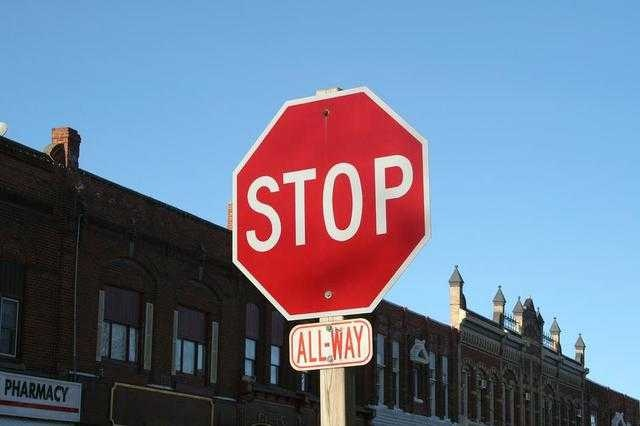
%> input picture STOP_IMAGES_version_2/STOP_IMAGES/6B16XQW53PXG.jpg, 640 x 426 px
$ octave detect.m   (GNU Octave 9; MATLAB toolbox functions it lacks are replaced by stand-ins)
%> lines starting %> are read from the running program, lines starting %| are printed output that depends on the picture; in (x1, y1, x2, y2) boxes, pixels count from 0 and x2, y2 are one past the last pixel; in counts of white or black regions, pixels touching at a corner belong together; the program's own positions count from 1
close all;
clear; clc;
raw_image = imread('6B16XQW53PXG.jpg');
%> raw_image is the input picture: size 426x640x3 uint8; mean R, G, B 108.5, 119.9, 143.1
template = imread("QRC3DEK4DEQG.jpg");
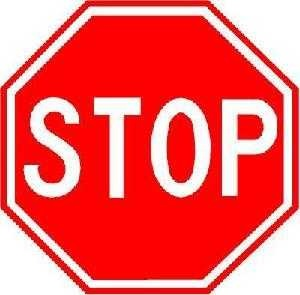
%> input picture STOP_IMAGES_version_2/STOP_IMAGES/QRC3DEK4DEQG.jpg, 300 x 295 px
%> template is the input picture: size 295x300x3 uint8; mean R, G, B 242.9, 99.3, 99.4
template = imbinarize(im2gray(template));
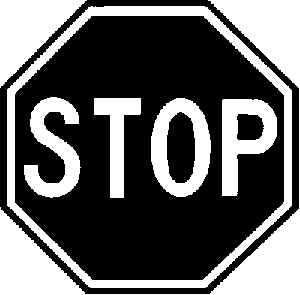
%> template: size 295x300 logical; 38.7% white; 7 white regions, largest, box (x1, y1, x2, y2) and area: (0, 0, 300, 295) 12176, (7, 6, 292, 288) 7612, (0, 0, 87, 88) 3828
template = imresize(template,1);
imshow(template)

raw_image = im2double(raw_image);
%> raw_image: size 426x640x3 double

figure
subplot(1,2,1)
imshow(raw_image);
title('Original Image')

% Convert image from RGB t o Gray S c a l e
gray_image = rgb2gray(raw_image);
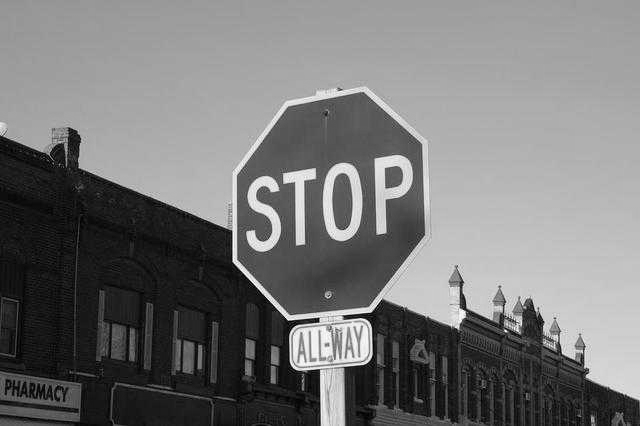
%> gray_image: size 426x640 double; min 0, max 0.998, mean 0.467
subplot(1,2,2)
imshow(gray_image)

w_sobel_hor = fspecial('sobel');
w_sobel_vert = w_sobel_hor';
Ix = imfilter(gray_image, w_sobel_hor);
Iy = imfilter(gray_image, w_sobel_vert);
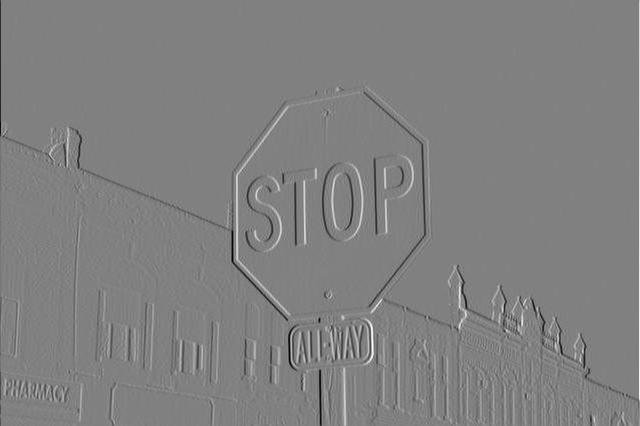
%> Iy: size 426x640 double; min -3.72, max 3.64, mean -0.00251; drawn with min black and max white

Ix2 = imbinarize(Ix.^2);
%> Ix2: size 426x640 logical; 3.1% white in thin lines or dots
Iy2 = imbinarize(Iy.^2);
%> Iy2: size 426x640 logical; 4.2% white in thin lines or dots
Ixy = imbinarize(Ix.*Iy);
%> Ixy: size 426x640 logical; 0.87% white in thin lines or dots

% Pseudocolor components
R = Ix2;
G = Iy2;
B = abs(Ixy);
%> B: size 426x640 double; values 0 (black) and 1 (white), 0.87% white in thin lines or dots

% Combine channels into an RGB image
RGB_Image = cat(3, R, G, B);
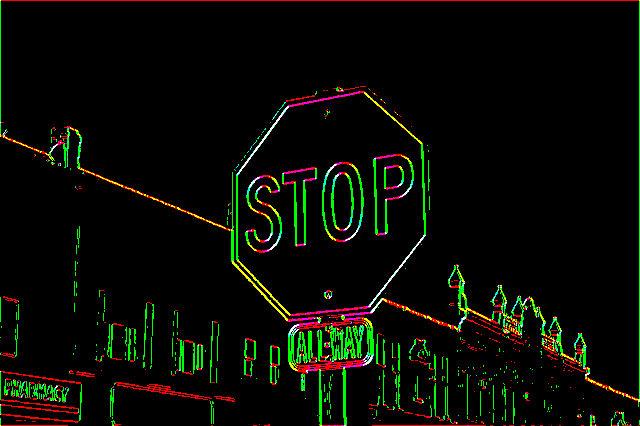
%> RGB_Image: size 426x640x3 double; mean R, G, B 0.031, 0.0416, 0.00869

% Display each component and the combined pseudocolor image
figure;
subplot(2, 3, 1), imshow(R), title('R (I_x^2)');
subplot(2, 3, 2), imshow(G), title('G (I_y^2)');
subplot(2, 3, 3), imshow(B), title('B (|I_xI_y|)');
subplot(2, 3, 5), imshow(RGB_Image), title('RGB combined image (pseudocolor)');

figure;
subplot(2, 3, 1), imshow(imcomplement(R)), title('R (I_x^2)');
subplot(2, 3, 2), imshow(imcomplement(G)), title('G (I_y^2)');
subplot(2, 3, 3), imshow(imcomplement(B)), title('B (|I_xI_y|)');
subplot(2, 3, 5), imshow(RGB_Image), title('RGB combined image (pseudocolor)');
subplot(2, 3, 5), imshow(imcomplement(RGB_Image)), title('RGB combined image (pseudocolor)');
%> after `imshow(imcomplement(RGB_Image))`:
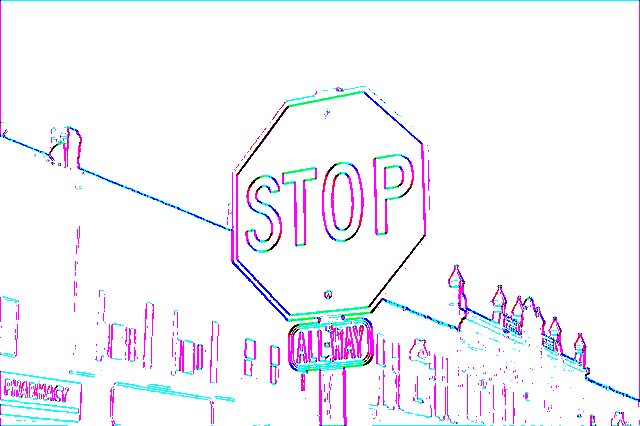
%> displayed picture: size 426x640x3, on the screen's scale of 0 to 255; mean R, G, B 247.1, 244.4, 252.8

figure
full_image = R | G | B;
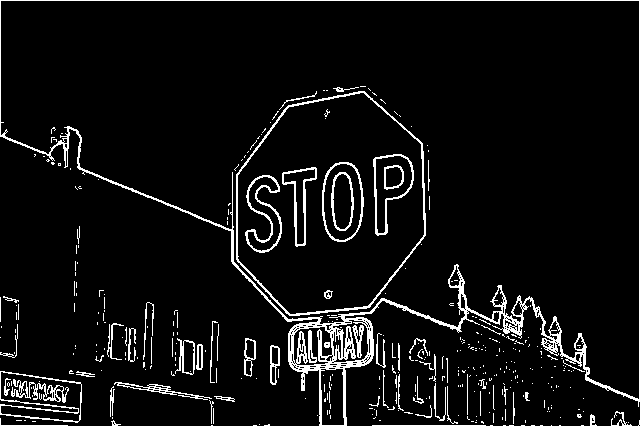
%> full_image: size 426x640 logical; 6.3% white in thin lines or dots
full_image = imcomplement(full_image);
%> full_image: size 426x640 logical; 93.7% white; black in thin lines or dots
imshow(full_image);
%%
k = strel(template);
%> k = {Dimensionality 2}
morpho_image = imerode(full_image,k)
%> morpho_image: size 426x640 logical; every value is 0
figure
imshow(morpho_image)
